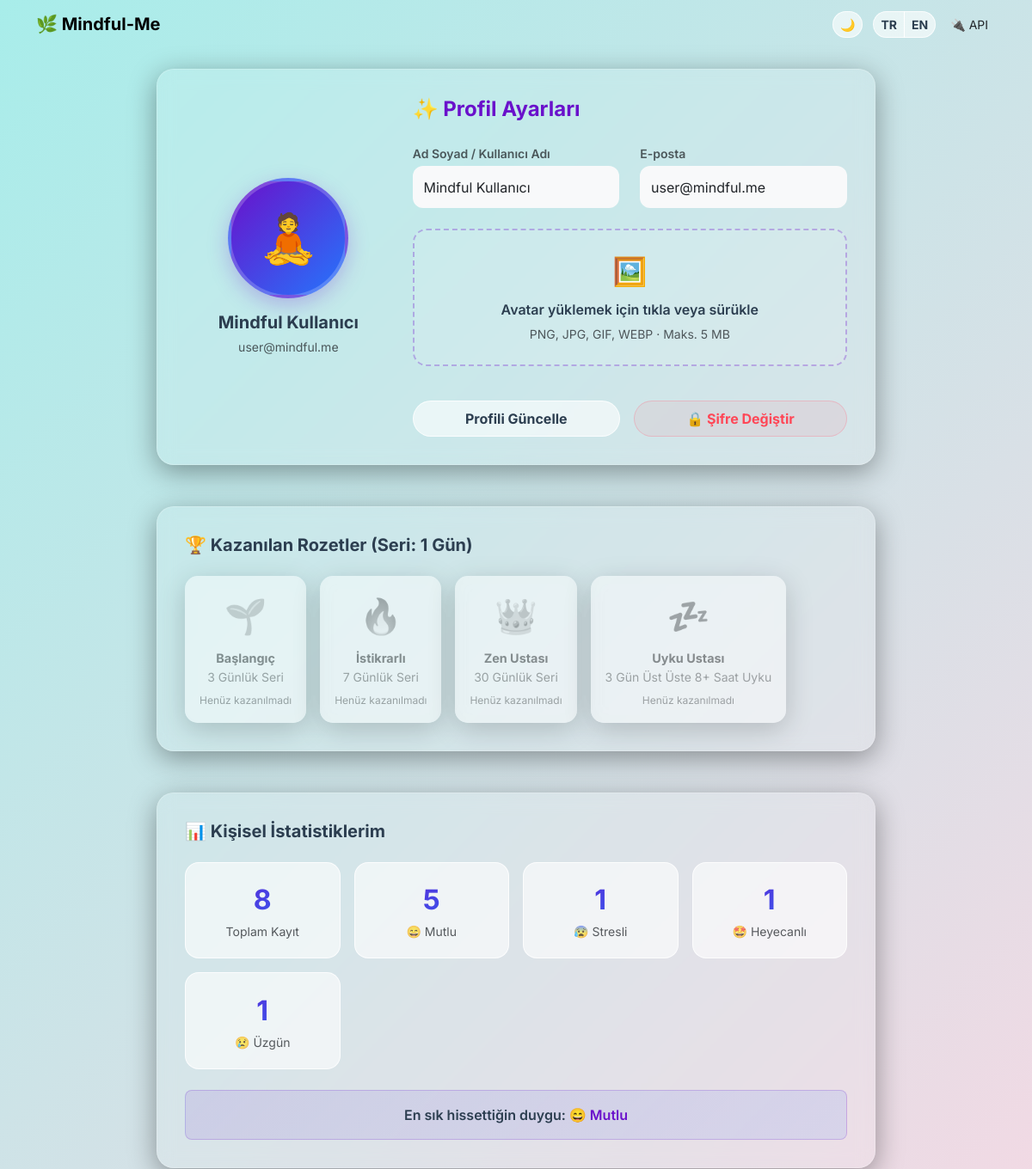
Before: /profile (upper part) with the older database file.
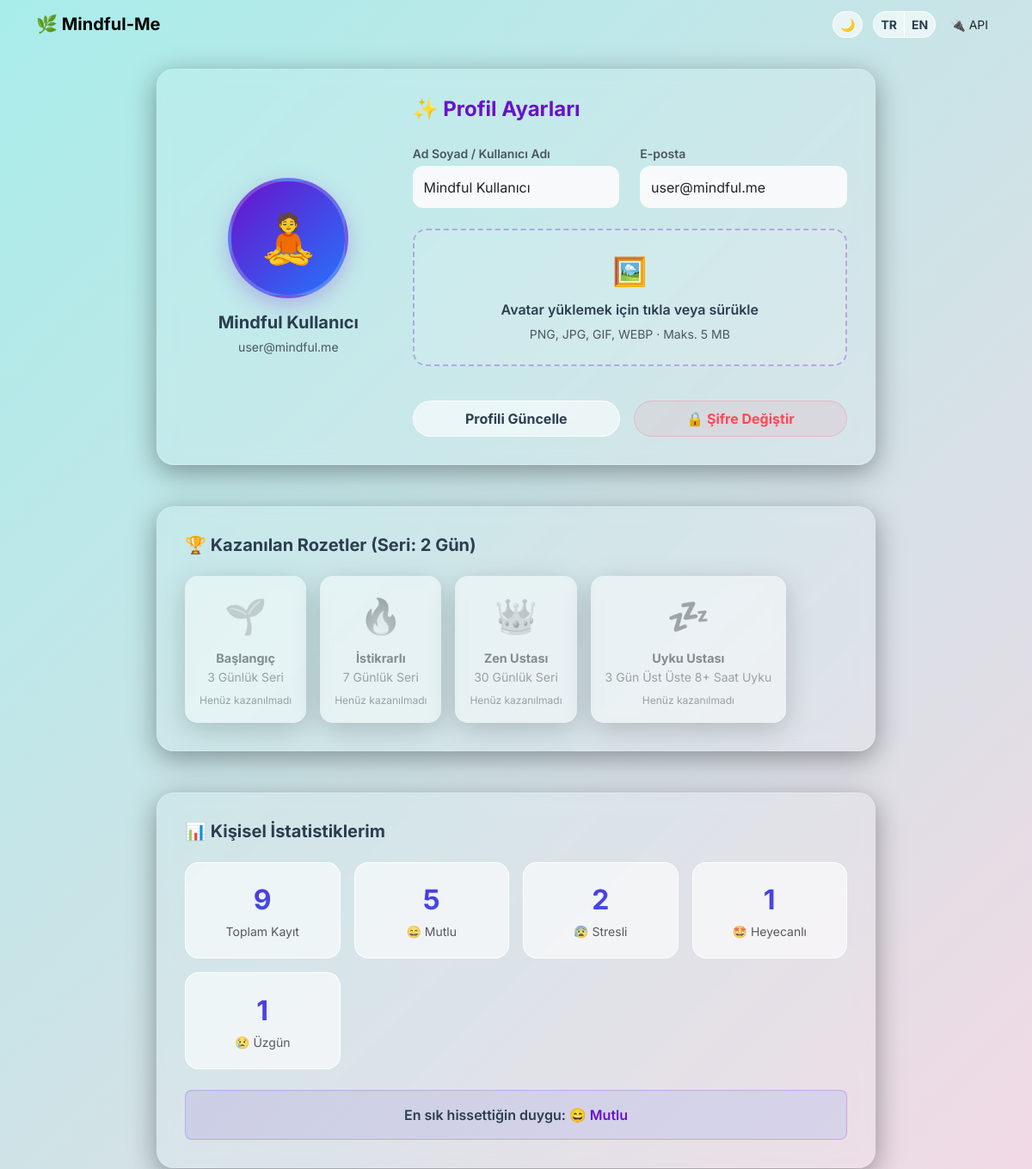
After: the same page with the newer database file.
### app/models.py (models this page shows, shortened)
class User(db.Model):
    id = db.Column(db.Integer, primary_key=True)
    username = db.Column(db.String(64), index=True, unique=True)
    email = db.Column(db.String(120), index=True, unique=True)
    password_hash = db.Column(db.String(256))
    avatar_file = db.Column(db.String(120), nullable=False, default='default.png')
    streak_count = db.Column(db.Integer, default=0)
    last_entry_date = db.Column(db.Date, nullable=True)
    has_sleep_master_badge = db.Column(db.Boolean, default=False)
    last_login = db.Column(db.DateTime, default=db.func.now())
    pending_notification = db.Column(db.String(255), nullable=True)

class MoodEntry(db.Model):
    id = db.Column(db.Integer, primary_key=True)
    mood = db.Column(db.String(20), nullable=False)
    text = db.Column(db.Text, nullable=False)
    _mini_journal = db.Column('mini_journal', db.Text, nullable=True)
    _free_writing = db.Column('free_writing', db.Text, nullable=True)
    @property
    def mini_journal(self):
        f = get_fernet()
        if self._mini_journal and f:
            try:
                return f.decrypt(self._mini_journal.encode('utf-8')).decode('utf-8')
            except:
                return self._mini_journal
        return self._mini_journal
    @mini_journal.setter
    def mini_journal(self, value):
        f = get_fernet()
        if value and f:
            self._mini_journal = f.encrypt(value.encode('utf-8')).decode('utf-8')
        else:
            self._mini_journal = value
    @property
    def free_writing(self):
        f = get_fernet()
        if self._free_writing and f:
            try:
                return f.decrypt(self._free_writing.encode('utf-8')).decode('utf-8')
            except:
                return self._free_writing
        return self._free_writing
    @free_writing.setter
    def free_writing(self, value):
        f = get_fernet()
        if value and f:
            self._free_writing = f.encrypt(value.encode('utf-8')).decode('utf-8')
        else:
            self._free_writing = value
    timestamp = db.Column(db.DateTime, index=True, default=db.func.now())
    ai_analysis = db.Column(db.String(255), nullable=True)
    ai_advice = db.Column(db.Text, nullable=True)
    ai_sentiment = db.Column(db.String(50), nullable=True)
    ai_score = db.Column(db.Integer, nullable=True)
    ai_keywords = db.Column(db.String(255), nullable=True)
    sleep_hours = db.Column(db.Float, nullable=True)
    stress_level = db.Column(db.Integer, nullable=True)
    activities = db.Column(db.String(255), nullable=True)
    bedtime = db.Column(db.Time, nullable=True)
    wakeup_time = db.Column(db.Time, nullable=True)
    sleep_quality = db.Column(db.Integer, nullable=True) # 1-5
    dream_note = db.Column(db.Text, nullable=True)
    caffeine_intake = db.Column(db.Integer, nullable=True)
    screen_time = db.Column(db.Integer, nullable=True)
    is_work_day = db.Column(db.Boolean, nullable=True, default=False)
    social_interaction_score = db.Column(db.Integer, nullable=True) # 1-5
    weather_condition = db.Column(db.String(50), nullable=True)
    notes = db.Column(db.Text, nullable=True)
    activity_type = db.Column(db.String(50), nullable=True)

### app/routes.py (the view)
@main.route('/profile', methods=['GET', 'POST'])
def profile():
    try:
        user = User.query.first()
        if not user:
            user = User(username=_('Mindful Kullanıcı'), email='user@mindful.me', avatar_file='default.png')
            db.session.add(user)
            db.session.commit()
    except Exception:
        db.session.rollback()
        class DummyUser:
            id = 1
            username = 'Mindful Kullanıcı'
            email = 'user@mindful.me'
            avatar_file = 'default.png'
            streak_count = 0
        user = DummyUser()
        user.has_sleep_master_badge = False
    check_badges(user)
    smart_coach_feedback = get_lifestyle_feedback()
    form = ProfileForm()
    if form.validate_on_submit():
        try:
            user.username = form.username.data
            user.email = form.email.data
            file = form.avatar.data
            if file and file.filename:
                filename  = secure_filename(file.filename)
                ext       = os.path.splitext(filename)[1].lower() if '.' in filename else ''
                save_name = f"avatar_{user.id}{ext}"
                os.makedirs(AVATARS_DIR, exist_ok=True)
                file.save(os.path.join(AVATARS_DIR, save_name))
                user.avatar_file = save_name
            db.session.commit()
            flash(_('Profil başarıyla güncellendi! 🎉'), 'success')
        except Exception:
            db.session.rollback()
            flash(_('Profil güncellenirken hata oluştu (Veritabanı şema sorunu).'), 'danger')
        return redirect(url_for('main.profile'))
    elif request.method == 'GET':
        form.username.data = getattr(user, 'username', '')
        form.email.data = getattr(user, 'email', '')
    try:
        total_entries  = MoodEntry.query.count()
        all_entries = MoodEntry.query.all()
    except Exception:
        db.session.rollback()
        total_entries = 0
        all_entries = []
    mood_counts    = {}
    for e in all_entries:
        if getattr(e, 'mood', None):
            mood_counts[e.mood] = mood_counts.get(e.mood, 0) + 1
    best_mood      = max(mood_counts, key=mood_counts.get) if mood_counts else None
    avatar_file = getattr(user, 'avatar_file', 'default.png')
    avatar_url     = url_for('static', filename=f'avatars/{avatar_file}') \
                     if avatar_file and avatar_file != 'default.png' \
                     else None
    streak = getattr(user, 'streak_count', 0) or 0
    badges = [
        {'name': _('Başlangıç'), 'icon': '🌱', 'desc': _('3 Günlük Seri'), 'earned': streak >= 3},
        {'name': _('İstikrarlı'), 'icon': '🔥', 'desc': _('7 Günlük Seri'), 'earned': streak >= 7},
        {'name': _('Zen Ustası'), 'icon': '👑', 'desc': _('30 Günlük Seri'), 'earned': streak >= 30}
    ]
    if getattr(user, 'has_sleep_master_badge', False):
        badges.append({'name': _('Uyku Ustası'), 'icon': '💤', 'desc': _('3 Gün Üst Üste 8+ Saat Uyku'), 'earned': True})
    else:
        badges.append({'name': _('Uyku Ustası'), 'icon': '💤', 'desc': _('3 Gün Üst Üste 8+ Saat Uyku'), 'earned': False})
    insights = calculate_lifestyle_insights(all_entries)
    top_activities = get_best_feeling_activities(all_entries)
    show_support_card = False
    motivation_quote = ""
    try:
        latest_entry = MoodEntry.query.order_by(MoodEntry.timestamp.desc()).first()
        if latest_entry:
            score = MOOD_VALUES.get(latest_entry.mood, 3)
            bad_words = ['kötü', 'stresli', 'üzgün', 'uzgun', 'kotu']
            text_to_check = f"{latest_entry.text or ''} {getattr(latest_entry, 'mini_journal', '') or ''} {getattr(latest_entry, 'free_writing', '') or ''}".lower()
            has_bad_word = any(word in text_to_check for word in bad_words)
            if score < 3 or has_bad_word:
                show_support_card = True
                import random
                quotes = [
                    _("Zor zamanlar geçicidir, ama güçlü insanlar kalıcıdır."),
                    _("Her yeni gün, yeni bir başlangıçtır."),
                    _("İçindeki güce güven, sen bundan daha güçlüsün."),
                    _("Küçük adımlar, büyük değişimlere yol açar. Sadece devam et."),
                    _("Kendine şefkat göster, bugün elinden gelenin en iyisini yapıyorsun.")
                ]
                motivation_quote = random.choice(quotes)
    except Exception:
        pass
    return render_template('profile.html', user=user, form=form,
                           total_entries=total_entries, mood_counts=mood_counts,
                           best_mood=best_mood, avatar_url=avatar_url, badges=badges,
                           insights=insights, smart_coach_feedback=smart_coach_feedback,
                           top_activities=top_activities, show_support_card=show_support_card,
                           motivation_quote=motivation_quote)

### app/templates/profile.html (shortened to what this page needs)
<!DOCTYPE html>
<html lang="tr">
<head>
    <link href="https://cdn.jsdelivr.net/npm/bootstrap@5.3.2/dist/css/bootstrap.min.css" rel="stylesheet">
    <link rel="stylesheet" href="{{ url_for('static', filename='css/style.css') }}">
</head>
<body>
    <nav class="navbar navbar-expand-lg navbar-light mb-4 glass-nav">
        <div class="container">
            <a class="navbar-brand fw-bold" href="{{ url_for('main.index') }}">🌿 Mindful-Me</a>
            <div class="ms-auto d-flex align-items-center gap-2">
                <button class="btn btn-sm btn-glass me-1" id="darkModeToggle" title="{{ _('Gece Modu') }}">🌙</button>
                <div class="btn-group">
                    <a href="{{ url_for('main.set_language', language='tr') }}" class="btn btn-sm btn-glass">TR</a>
                    <a href="{{ url_for('main.set_language', language='en') }}" class="btn btn-sm btn-glass">EN</a>
                </div>
                <a href="{{ url_for('main.api_entries') }}" target="_blank" class="btn btn-sm btn-api">
                    🔌 {{ _('API') }}
                </a>
            </div>
        </div>
    </nav>
    <div class="container" style="max-width: 860px;">
        <div class="glass-card">
            <div class="row align-items-center g-4">
                <div class="col-md-4 text-center">
                    <div class="avatar-wrapper float-anim d-inline-block">
                        {% if avatar_url %}
                        <img src="{{ avatar_url }}" class="avatar-circle" alt="Avatar">
                        {% else %}
                        <div class="avatar-placeholder mx-auto">🧘</div>
                        {% endif %}
                    </div>
                    <h5 class="fw-bold mt-3 mb-1">{{ user.username }}</h5>
                    <small class="text-muted">{{ user.email }}</small>
                </div>
                <div class="col-md-8">
                    <h4 class="fw-bold mb-4" style="color:#6a11cb;">✨ {{ _('Profil Ayarları') }}</h4>
                    <form method="POST" enctype="multipart/form-data" id="profileForm">
                        <div class="row mb-4">
                            <div class="col-md-6">
                                {{ form.username.label(class_="form-label fw-semibold text-muted small mb-1") }}
                                {{ form.username(class_="form-control bg-light border-0", style="border-radius:12px;
                                padding:0.8rem;") }}
                            </div>
                            <div class="col-md-6 mt-3 mt-md-0">
                                {{ form.email.label(class_="form-label fw-semibold text-muted small mb-1") }}
                                {{ form.email(class_="form-control bg-light border-0", style="border-radius:12px;
                                padding:0.8rem;") }}
                            </div>
                        </div>
                        <label for="avatarInput" class="upload-zone w-100 mb-3">
                            <div class="fs-2 mb-2">🖼️</div>
                            <p class="fw-semibold mb-1">{{ _('Avatar yüklemek için tıkla veya sürükle') }}</p>
                            <small class="text-muted">{{ _('PNG, JPG, GIF, WEBP · Maks. 5 MB') }}</small>
                        </label>
                        <div class="d-flex flex-column flex-md-row gap-3 mt-4">
                            {{ form.submit(class_="btn btn-glass flex-grow-1 py-2") }}
                            <a href="{{ url_for('main.change_password') }}" class="btn flex-grow-1 py-2 fw-bold"
                                style="background: rgba(255,107,129,0.1); border: 1px solid rgba(255,107,129,0.3); color: #ff4757; border-radius: 50px; transition: all 0.3s;">
                                🔒 {{ _('Şifre Değiştir') }}
                            </a>
                        </div>
                    </form>
                </div>
            </div>
        </div>
        <div class="glass-card mt-5">
            <h5 class="fw-bold mb-4">🏆 {{ _('Kazanılan Rozetler (Seri: %(count)s Gün)', count=(user.streak_count if
                user and user.streak_count else 0)) }}</h5>
            <div class="d-flex flex-wrap gap-3">
                {% for badge in badges %}
                <div class="glass-card text-center p-3"
                    style="min-width: 120px; border-radius: 15px; background: rgba(255,255,255,0.9); {% if not badge.earned %}opacity: 0.5; filter: grayscale(100%);{% endif %}">
                    <div style="font-size: 2.5rem;">{{ badge.icon }}</div>
                    <div class="fw-bold mt-2" style="font-size: 0.9rem; color: #6a11cb;">{{ badge.name }}</div>
                    <div class="text-muted small">{{ badge.desc }}</div>
                    {% if not badge.earned %}
                    <div class="text-muted small mt-2" style="font-size: 0.75rem;">{{ _('Henüz kazanılmadı') }}</div>
                    {% endif %}
                </div>
                {% endfor %}
            </div>
        </div>
        <div class="glass-card mt-5">
            <h5 class="fw-bold mb-4">📊 {{ _('Kişisel İstatistiklerim') }}</h5>
            <div class="row g-3">
                <div class="col-6 col-md-3">
                    <div class="stat-badge">
                        <div class="stat-num">{{ total_entries }}</div>
                        <small class="text-muted">{{ _('Toplam Kayıt') }}</small>
                    </div>
                </div>
                {% set mood_emojis = {'mutlu':'😄','sakin':'😌','stresli':'😰','uzgun':'😢','heyecanli':'🤩'} %}
                {% set mood_labels =
                {'mutlu':_('Mutlu'),'sakin':_('Sakin'),'stresli':_('Stresli'),'uzgun':_('Üzgün'),'heyecanli':_('Heyecanlı')}
                %}
                {% for mood_key, count in mood_counts.items() %}
                <div class="col-6 col-md-3">
                    <div class="stat-badge">
                        <div class="stat-num">{{ count }}</div>
                        <small class="text-muted">{{ mood_emojis.get(mood_key,'❓') }} {{ mood_labels.get(mood_key,
                            mood_key) }}</small>
                    </div>
                </div>
                {% endfor %}
            </div>
            {% if best_mood %}
            <div class="mt-4 p-3 rounded-3 text-center" style="background:linear-gradient(135deg,rgba(106,17,203,0.1),rgba(37,117,252,0.1));
                         border:1px solid rgba(106,17,203,0.2);">
                <p class="mb-0 fw-semibold">
                    {{ _('En sık hissettiğin duygu:') }}
                    <span style="color:#6a11cb;">{{ mood_emojis.get(best_mood,'') }} {{ mood_labels.get(best_mood,
                        best_mood) }}</span>
                </p>
            </div>
            {% endif %}
        </div>
    </div>
</body>
</html>

Changed rows visible on the page:
changed User "Mindful Kullanıcı": streak_count "Kazanılan Rozetler (Seri: 1 Gün)" → "Kazanılan Rozetler (Seri: 2 Gün)"
computed for MoodEntry "Stresli": count "1" → "2"
Other visible differences:
{{ total_entries }}: "8" → "9"
